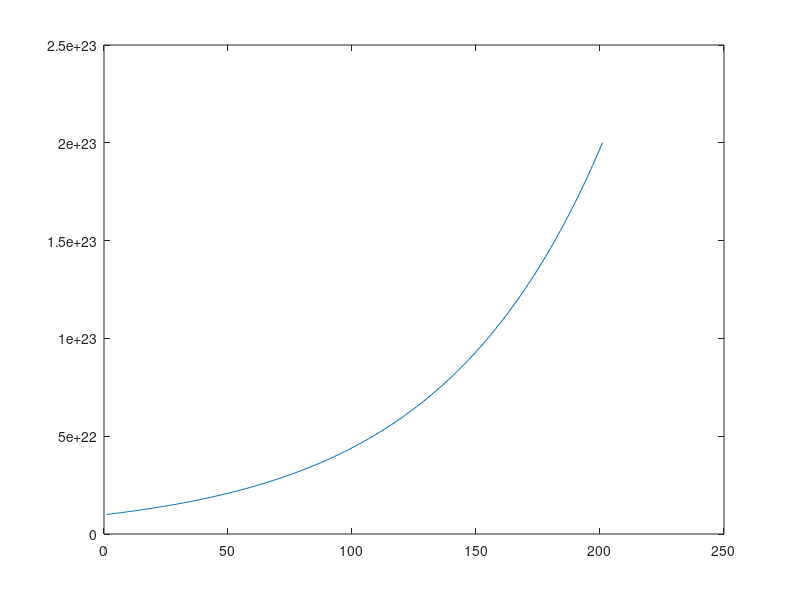

The MATLAB source for this figure:
Coupled = 1;
TwoCarriers = 1;
RC = 1;

nx = 201;
l = 1e-6;

x =linspace(0,l,nx);
dx = x(2)-x(1);
xm = x(1:nx-1) + 0.5*dx;

% ----- Constant Net Doping
% Nd = 1e16 * 1e6; % Const. 1/cm3 (100 cm/m)^3
% NetDoping = ones(1,nx).*Nd; % doping for constant

% ----- Linear Net Doping
% DoppingNDLinear = linspace(1e16,20e16,nx);
% Nd = DoppingNDLinear .* 1e6; % Const. 1/cm3 (100 cm/m)^3
% NetDoping = ones(1,nx).*Nd; % doping for constant

% ----- Exponential Net Doping
DoppingNDLinear = logspace(log10(1e16),log10(20e16),nx);
Nd = DoppingNDLinear .* 1e6; % Const. 1/cm3 (100 cm/m)^3
NetDoping = ones(1,nx).*Nd; % doping for constant


plot (NetDoping)

x0 = l/2;
nw = l/20;
npDisturbance = 1e16*1e6*exp(-((x-x0)/nw).^2);

LVbc = 0;
RVbc = 0;

TStop = 14200000*1e-18;
PlDelt = 100000*1e-18;

PlotYAxis = {[-1e-15 2e-15] [-2e-9 2e-9] [-1.5e-12 1.5e-12]...
    [1e22 2e22] [0 1e22] [0 20e43]...
    [-20e33 15e33] [-2.5e34 2e34] [-1.1e8 1.1e8] ...
    [-1e8 1e8] [-10e-3 10e-3] [0 2e22]};

doPlotImage = 0;
PlotFile = 'Gau2CarRC.gif';
